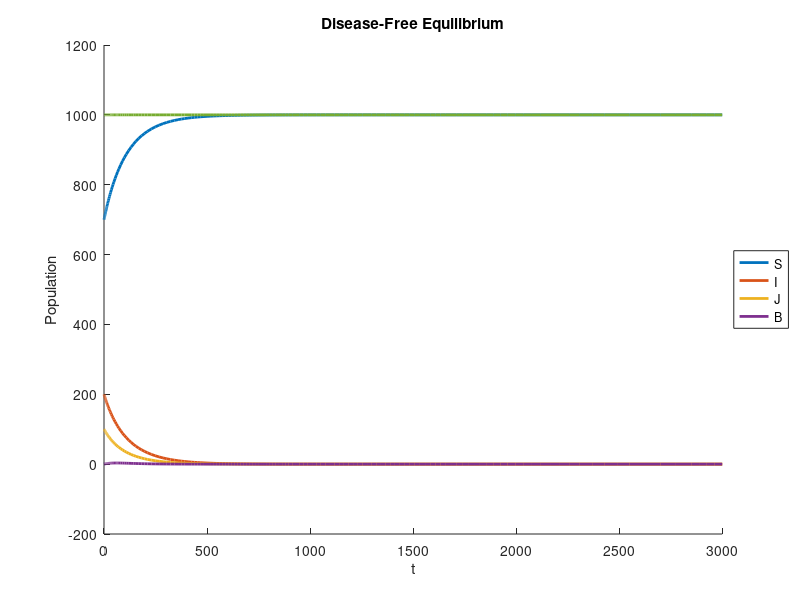

Recreate this plot in MATLAB.
% SIJB Simulation using ODE45
% 
% Simulation of two diseases interacting.
%  Pre-conditions:
% Post-conditions:

t0 = 0;
tfinal = 3000;
N0 = 1000; % initial population size in unit persons

lambda = 0.01*N0;   % Birth/Immigration count per unit time
tau_I = 0.005/N0;   % Infectivity of I <-- Jeremy thinks there shouldn't be a division by N0 here
tau_J = 0.0025/N0;  % Infectivity of J
gamma_I = 0.003;    % Recovered rate of I
gamma_J = 0.0015;   % Recovered rate of J
delta = 0.01;       % Disease-free
% delta = 0.0055;     % Endemic Equilibrium
% delta = 0.004;      % All Non-Zero - Need to change tfinal to see end behaviour
delta_S = delta;    % Proportion of death in S per unit time
delta_I = delta;    % Proportion of death in I per unit time
delta_J = delta;    % Proportion of death in J per unit time
delta_B = delta;    % Proportion of death in B per unit time

y0 = N0 * [0.7; 0.2; 0.1; 0]; % initial conditions (proportions of S, I, J, B)

SIJB = @(t,y) [lambda - tau_I*y(1).*(y(2) + y(4)) - tau_J * y(1) .* (y(3) + y(4)) + gamma_I*y(2) + gamma_J*y(3) - delta_S * y(1); 
    tau_I * y(1) .* (y(2) + y(4)) - gamma_I*y(2) - tau_J*y(2).*(y(3) + y(4)) + gamma_J * y(4) - delta_I * y(2);
    tau_J * y(1) .* (y(3) + y(4)) - gamma_J*y(3) - tau_I*y(3).*(y(2) + y(4)) + gamma_I * y(4) - delta_J * y(3);
    tau_J * y(2) .* (y(3) + y(4)) + tau_I * y(3) .* (y(2) + y(4)) - gamma_I * y(4) - gamma_J * y(4) - delta_B * y(4)];

[t,y] = ode45(SIJB, [t0 tfinal], y0);
N = sum(y,2); % population size

baseR_I = tau_I * lambda / delta_S / (gamma_I + delta_I);
baseR_J = tau_J * lambda / delta_S / (gamma_J + delta_J);

fprintf('Base Reproduction Number: (R0_I, R0_J < 1 for stability)\n');
fprintf(['R0_I: ',num2str(baseR_I),'\n']);
fprintf(['R0_J: ',num2str(baseR_J),'\n']);

figure
hold on
plot(t,y,'lineWidth',2)
plot(t,N,'LineWidth',2)
title('Disease-Free Equilibrium')
xlabel('t')
ylabel('Population')
legend('S','I','J','B','location','eastoutside')
hold off
% print('ODE Disease-Free Equilibrium', '-dpng');


